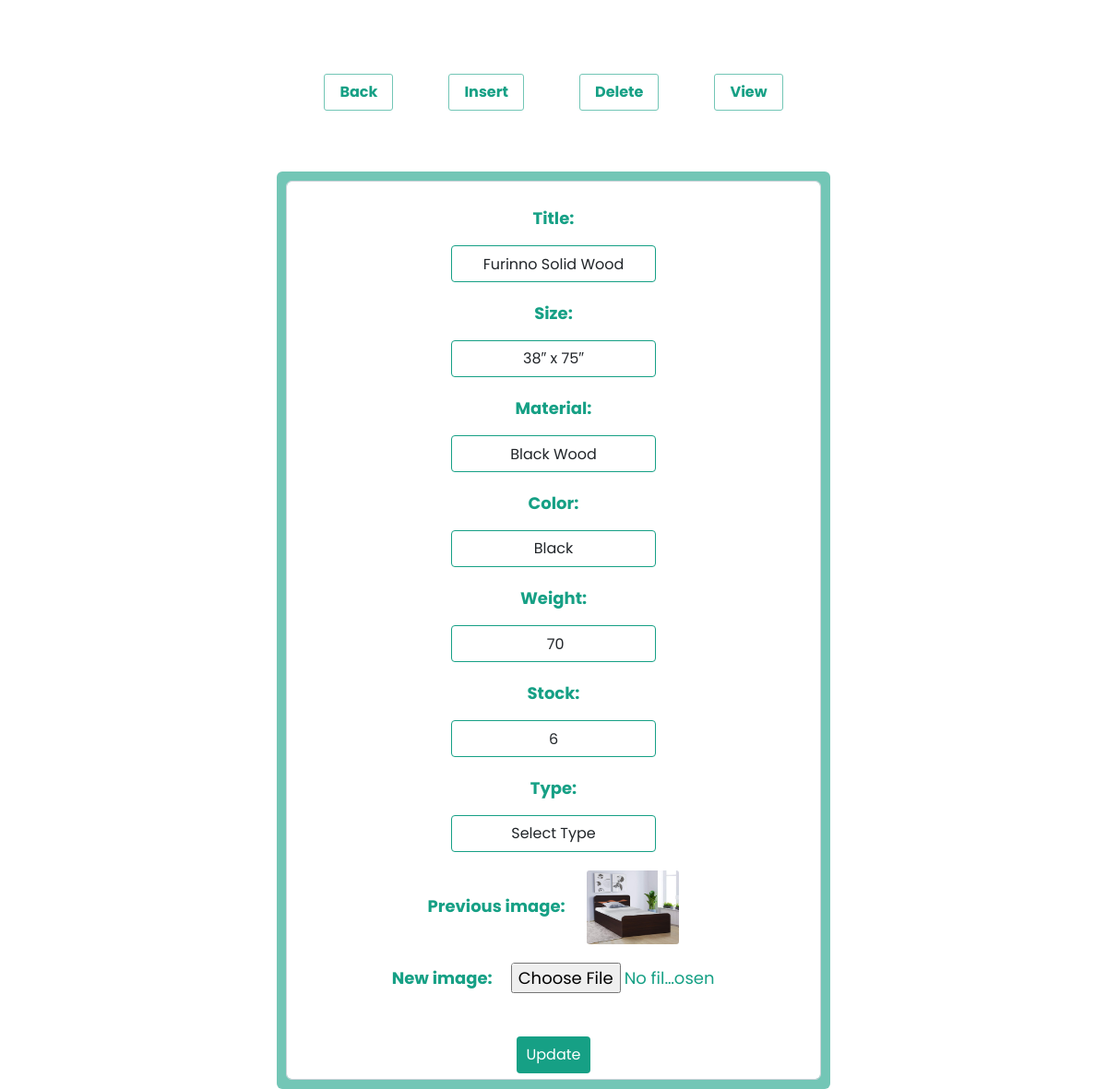
Screenshot of /layout/update_bed_form.php?a_id=26 with the database file from the repository.
### tables this page shows
CREATE TABLE `bed_tbl` (
  `id` int(20) NOT NULL,
  `Title` varchar(100) NOT NULL,
  `Size` varchar(100) NOT NULL,
  `Material` varchar(100) NOT NULL,
  `Color` varchar(100) NOT NULL,
  `Weight` varchar(100) NOT NULL,
  `Stock` varchar(100) NOT NULL,
  `Image` varchar(100) NOT NULL,
  `Type` varchar(100) NOT NULL
);

### layout/update_bed_form.php (the view, shortened to what this page needs)
<?php
if(isset($_GET['a_id']))
{
	include('conn.php');
	$id = $_GET['a_id'];
	$query = "select * from bed_tbl where id = '$id'";
	$result = mysqli_query($conn, $query);
	$row = mysqli_fetch_assoc($result);
	?>
	<!DOCTYPE html>
	<html>
	<head>
  <link href="https://cdn.jsdelivr.net/npm/bootstrap@5.2.0/dist/css/bootstrap.min.css" rel="stylesheet">
		<link rel="stylesheet" type="text/css" href="css/all.min.css">
		<link rel="stylesheet" href="https://cdnjs.cloudflare.com/ajax/libs/font-awesome/5.15.2/css/all.min.css"/>
		<link rel="stylesheet" href="http://maxcdn.bootstrapcdn.com/font-awesome/4.2.0/css/font-awesome.min.css">
</head>
<body>
		<div class="lk">
			<a href="bed_table.php">Back</a>
			<a href="bed_form.php">Insert</a>
			<a href="bed_table.php">Delete</a>
			<a href="bed_table.php">View</a>
		</div>
		<div class="up">
				<form method="post" action="update_bed.php" class="form-control" enctype="multipart/form-data">
			     		<p>Title:</p>
			            <input class="form-control" type="text" name="bed_title" value="<?php echo $row['Title'];?>">
							<p>Size:</p>
									<select name="bed_size" class="form-control">
										<option value="38″ x 75″"<?php if($row['Size']=='38″ x 75″'){?>selected<?php } ?>>38″ x 75″</option>
									</select>
							<p>Material:</p>
									<input class="form-control" type="text" name="bed_material" value="<?php echo $row['Material'];?>">
							<p>Color:</p>
									<select name="bed_color" class="form-control">
										<option value="Black" <?php if($row['Color']=='Black'){?>selected<?php } ?>>Black</option>
									</select>
							<p>Weight:</p>
									<input class="form-control" type="text" name="bed_weight" value="<?php echo $row['Weight'];?>">
							<p>Stock:</p>
									<input class="form-control" type="text" name="bed_stock" value="<?php echo $row['Stock'];?>">
							<p>Type:</p>
									<select name="bed_type" class="form-control">
										<option value="", disabled selected>Select Type</option>
									</select><br>
							<p>Previous image:
									<img src="<?php echo $row['Image']; ?>" height="80px" width="100px"style="border-radius:3px; margin-left: 20px;"></p>
							<p>New image:<input type="file" name="img_" value="<?php echo $row['Image'];?>"></p>
			      	<br>
							<input type="submit" name="submit" value="Update">
				</form>
		</div>
</body>
</html>
<?php
}
 ?>

### layout/update_bed_form.php (style rules this page uses)
* { padding: 0; margin: 0; text-decoration: none; list-style: none; box-sizing: border-box; font-family: 'Poppins', sans-serif; }
.lk { height: 100px; width: 80%; margin-left: auto; margin-right: auto; margin-top: 50px; display: flex; justify-content: center; align-items: center; text-align: center; }
.lk a { color: #16A085; text-decoration: none; margin: 30px; border: 1px solid #73C6B6; padding: 7px 16px; border-radius: 3px; font-weight: bold; }
.up { margin: auto; width: 50%; padding: 10px; margin-top: 3%; background-color: #73C6B6; border-radius: 6px; }
.up form { text-align: center; justify-content: center; align-items: center; background-color: none; }
.up form input, .up form select { border:0; background:none; display: inline-block; width: 40%; height: 40px; border: none; background-color:none; text-align: center; transition: 0.25s; border-radius: 4px; border: 1px solid #16A085; }
.up form p { font-size: 18px; font-weight: bold; margin-top: 20px; color: #16A085; }
.up form input[type='file'] { text-decoration: none; border: none; margin-left: 20px; }
.up form input[type='submit'] { border: none; background-color: #16A085; color: #fff; width: 80px; }

### rows the page displays
bed_tbl: bed_title "Furinno Solid Wood", bed_size "38″ x 75″", bed_material "Black Wood", bed_color "Black", bed_weight "70", bed_stock "6", Image (picture)
